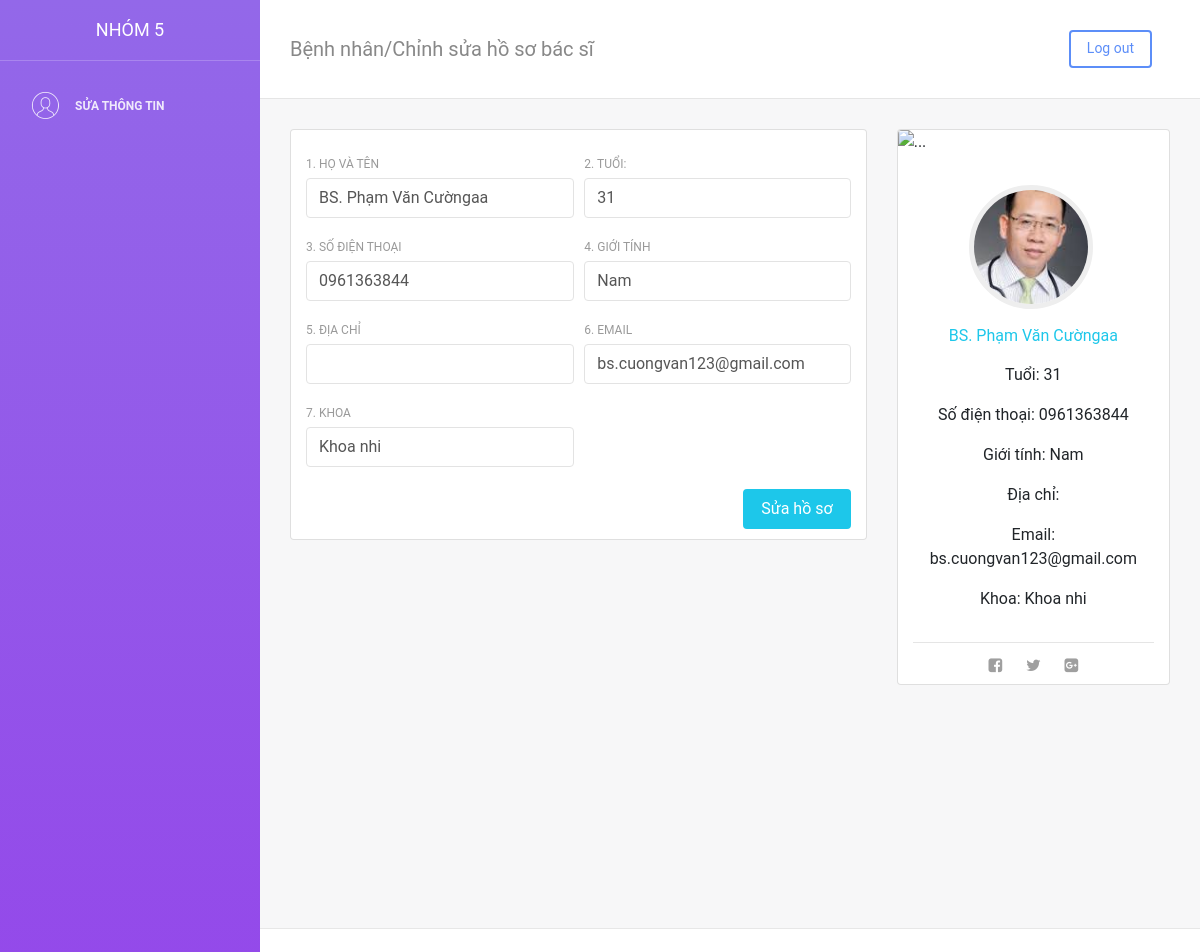
Screenshot of /examples/suabacsi.php?id=1 with the database file from the repository.
### tables this page shows
CREATE TABLE `bacsi`  (
  `id` int(10) UNSIGNED NOT NULL AUTO_INCREMENT,
  `hoten` text NULL,
  `tuoi` int(11) NULL DEFAULT NULL,
  `sdt` text NULL,
  `gioitinh` text NULL,
  `tinh` text NULL,
  `huyen` text NULL,
  `xa` text NULL,
  `email` text NULL,
  `khoa` text NULL,
  PRIMARY KEY (`id`) USING BTREE
);

### examples/suabacsi.php (the view, shortened to what this page needs)
<?php
require "connect.php";
$id = (int) $_GET['id'];
$sql = "SELECT * FROM bacsi WHERE id=".$id;
$result = $conn ->query($sql);
$row = $result -> fetch_assoc();
?>
<!DOCTYPE html>
<html lang="en">
<head>
    <link rel="stylesheet" href="https://maxcdn.bootstrapcdn.com/font-awesome/latest/css/font-awesome.min.css" />
    <link href="../assets/css/bootstrap.min.css" rel="stylesheet" />
    <link href="../assets/css/light-bootstrap-dashboard.css?v=2.0.1" rel="stylesheet" />
    <link href="../assets/css/demo.css" rel="stylesheet" />
</head>
<body>
<div class="wrapper">
    <div class="sidebar">
        <div class="sidebar-wrapper">
            <div class="logo">
                <a href="./benhnhan.php" class="simple-text">
                    Nhóm 5
                </a>
            </div>
            <ul class="nav">
                <li>
                    <a class="nav-link" href="#">
                        <i class="nc-icon nc-circle-09"></i>
                        <p>Sửa thông tin</p>
                    </a>
                </li>
            </ul>
        </div>
    </div>
    <div class="main-panel">
        <nav class="navbar navbar-expand-lg " color-on-scroll="500">
            <div class=" container-fluid  ">
                <a class="navbar-brand" href="#pablo"> Bệnh nhân/Chỉnh sửa hồ sơ bác sĩ</a>
                <div class="collapse navbar-collapse justify-content-end" id="navigation">
                    <ul class="navbar-nav ml-auto">
                        <li class="nav-item">
                            <a class="nav-link" href="index.php">
                                <button class="btn btn-primary" >Log out</button>                            </a>
                        </li>
                    </ul>
                </div>
            </div>
        </nav>
        <div class="content">
            <div class="container-fluid">
                <div class="row">
                    <div class="col-md-8">
                        <div class="card">
                            <div class="card-body">
                                <form action="xulysuabacsi.php" name="bacsi" method="post">
                                    <div class="row">
                                        <div class="col-md-6 pr-1">
                                            <div class="form-group">
                                                <label>1. Họ và tên</label>
                                                <input class="form-control" name="hoten" type="text" value="<?php echo $row['hoten'] ?>">
                                            </div>
                                            <div class="form-group">
                                                <label>3. Số điện thoại</label>
                                                <input class="form-control" name="sdt" type="text" value="<?php echo $row['sdt'] ?>">
                                            </div>
                                            <div class="form-group">
                                                <label>5. Địa chỉ</label>
                                                <input class="form-control" name="diachi" type="text" value="<?php echo $row['diachi'] ?>">
                                            </div>
                                            <div class="form-group">
                                                <label>7. Khoa</label>
                                                <input class="form-control" name="khoa" type="text" value="<?php echo $row['khoa'] ?>">
                                            </div>
                                        </div>
                                        <div class="col-md-6">
                                            <div class="form-group">
                                                <label>2. Tuổi:</label>
                                                <input type="text" name="tuoi" class="form-control" value="<?php echo $row['tuoi'] ?>">
                                            </div>
                                            <div class="form-group">
                                                <label>4. Giới tính</label>
                                                <input class="form-control" name="gioitinh" type="text" value="<?php echo $row['gioitinh'] ?>">
                                            </div>
                                            <div class="form-group">
                                                <label>6. Email</label>
                                                <input class="form-control" name="email" type="text" value="<?php echo $row['email'] ?>">
                                            </div>
                                        </div>
                                    </div>
                                    <button type="submit" class="btn btn-info btn-fill pull-right">Sửa hồ sơ</button>
                                    <div class="clearfix"></div>
                                </form>
                            </div>
                        </div>
                    </div>
                    <div class="col-md-4">
                        <div class="card card-user">
                            <div class="card-image">
                                <img src="https://ununsplash.imgix.net/photo-1431578500526-4d9613015464?fit=crop&fm=jpg&h=300&q=75&w=400" alt="...">
                            </div>
                            <div class="card-body">
                                <div class="author">
                                    <form>
                                        <a href="quanlybenhnhan.html">
                                            <img class="avatar border-gray" src="../assets/img/faces/bacsi1.jpg" alt="...">
                                            <h5 class="title"><?php echo $row['hoten'] ?></h5>
                                        </a>
                                        <p>Tuổi: <?php echo $row['tuoi'] ?></p>
                                        <p>Số điện thoại: <?php echo $row['sdt'] ?></p>
                                        <p>Giới tính: <?php echo $row['gioitinh'] ?></p>
                                        <p>Địa chỉ: <?php echo $row['diachi'] ?></p>
                                        <p>Email: <?php echo $row['email'] ?></p>
                                        <p>Khoa: <?php echo $row['khoa'] ?></p>
                                    </form>
                                </div>
                            </div>
                            <hr>
                            <div class="button-container mr-auto ml-auto">
                                <button href="#" class="btn btn-simple btn-link btn-icon">
                                    <i class="fa fa-facebook-square"></i>
                                </button>
                                <button href="#" class="btn btn-simple btn-link btn-icon">
                                    <i class="fa fa-twitter"></i>
                                </button>
                                <button href="#" class="btn btn-simple btn-link btn-icon">
                                    <i class="fa fa-google-plus-square"></i>
                                </button>
                            </div>
                        </div>
                    </div>
                </div>
            </div>
        </div>
        <footer class="footer">
            <div class="container">
                <nav>
                    <ul class="footer-menu">
                        <li>
                            <a href="./benhnhan.php">
                            </a>
                        </li>
                    </ul>
                    <p class="copyright text-center">
                    </p>
                </nav>
            </div>
        </footer>
    </div>
</div>
</body>
</html>

### rows the page displays
bacsi: hoten "BS. Phạm Văn Cườngaa", sdt "0961363844", khoa "Khoa nhi", tuoi "31", gioitinh "Nam", email "bs.cuongvan123@gmail.com"
